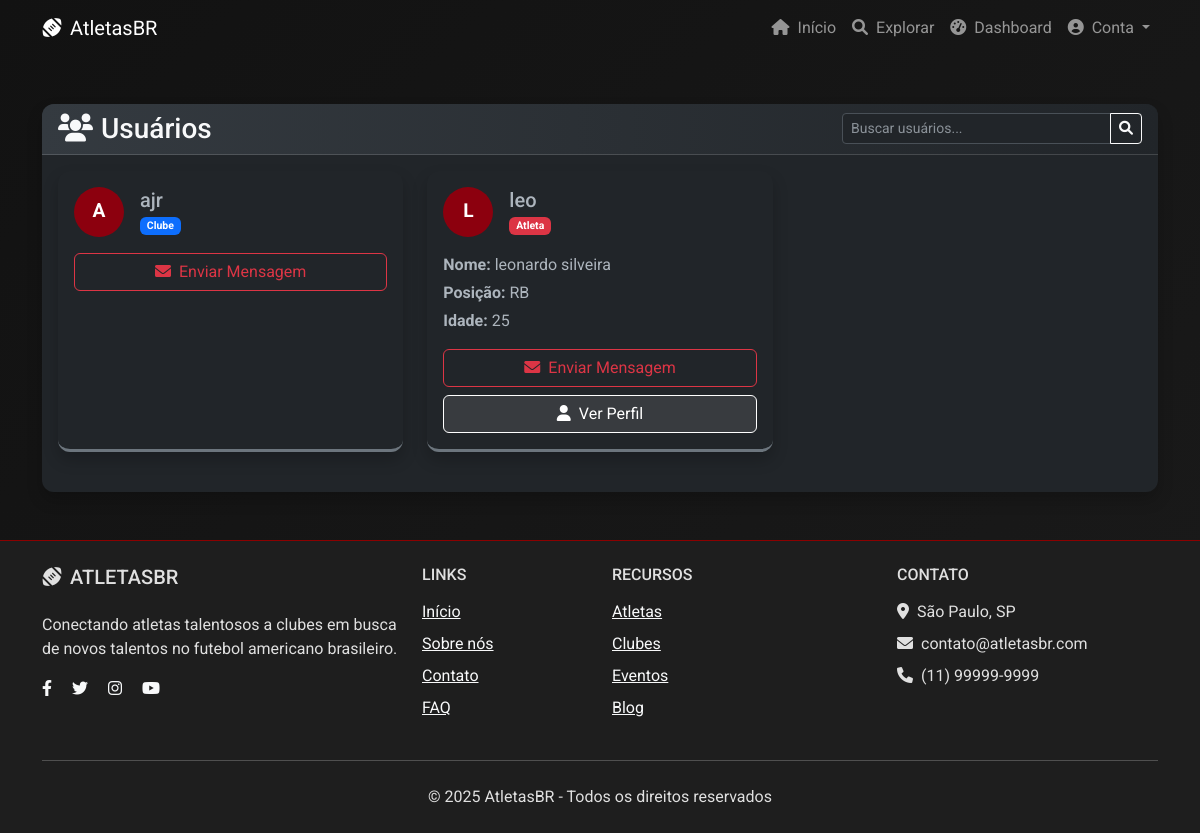
Screenshot of /users/ (signed in) with the database file from the repository.
### core/models.py (models this page shows, shortened)
class User(AbstractUser):
    is_athlete = models.BooleanField(default=False)
    is_club = models.BooleanField(default=False)

class AthleteProfile(models.Model):
    HOUSING_CHOICES = [
        ('none', 'Não necessário'),
        ('shared', 'Compartilhada'),
        ('private', 'Privativa'),
    ]
    FOOD_CHOICES = [
        ('none', 'Não necessário'),
        ('partial', 'Parcial'),
        ('full', 'Completa'),
    ]
    TRANSPORT_CHOICES = [
        ('none', 'Não necessário'),
        ('local', 'Local'),
        ('full', 'Completo'),
    ]
    user = models.OneToOneField(User, on_delete=models.CASCADE)
    full_name = models.CharField(max_length=100, blank=True, default='')
    position = models.CharField(max_length=50, blank=True, default='')
    height = models.FloatField(help_text="Em metros", null=True, blank=True, default=None)
    weight = models.FloatField(help_text="Em kg", null=True, blank=True, default=None)
    age = models.PositiveIntegerField(null=True, blank=True, default=None)
    bio = models.TextField(blank=True, default='')
    video_link = models.URLField(blank=True, default='')
    photo = models.ImageField(upload_to='athletes/', blank=True)
    desired_salary = models.DecimalField(
        max_digits=10, decimal_places=2,
        null=True, blank=True,
        verbose_name="Salário Desejado (USD)"
    )
    needs_housing = models.CharField(
        max_length=10,
        choices=HOUSING_CHOICES,
        default='none',
        verbose_name="Moradia"
    )
    needs_food = models.CharField(
        max_length=10,
        choices=FOOD_CHOICES,
        default='none',
        verbose_name="Alimentação"
    )
    needs_transport = models.CharField(
        max_length=10,
        choices=TRANSPORT_CHOICES,
        default='none',
        verbose_name="Transporte"
    )

### core/views.py (the view)
# urls.py: path('users/', views.user_list, name='user_list'),
@login_required
def user_list(request):
    users = User.objects.exclude(id=request.user.id)
    return render(request, 'core/user_list.html', {'users': users})

### core/templates/core/user_list.html (shortened to what this page needs)
{% extends 'base.html' %}
{% load static %}
{% block content %}
<div class="container mt-5">
    <div class="card bg-dark text-light border-0">
        <div class="card-header d-flex justify-content-between align-items-center" style="background: linear-gradient(90deg, #343a40 0%, #212529 100%);">
            <h3 class="mb-0"><i class="fas fa-users me-2"></i>Usuários</h3>
            <div class="input-group search-group" style="max-width: 300px;">
                <input type="text" class="form-control form-control-sm search-input" placeholder="Buscar usuários...">
                <button class="btn btn-sm btn-outline-light" type="button"><i class="fas fa-search"></i></button>
            </div>
        </div>
        <div class="card-body">
            {% if users %}
                <div class="row">
                    {% for user_item in users %}
                        <div class="col-md-4 mb-4">
                            <div class="card bg-dark border-secondary h-100">
                                <div class="card-body">
                                    <div class="d-flex align-items-center mb-3">
                                        <div class="user-avatar me-3">
                                            {% if user_item.athleteprofile.photo %}
                                                <img src="{{ user_item.athleteprofile.photo.url }}" alt="{{ user_item.username }}" class="rounded-circle" width="50" height="50">
                                            {% else %}
                                                <div class="avatar-placeholder rounded-circle d-flex align-items-center justify-content-center" style="width: 50px; height: 50px; background-color: #8c000e; color: white;">
                                                    {{ user_item.username|first|upper }}
                                                </div>
                                            {% endif %}
                                        </div>
                                        <div>
                                            <h5 class="mb-0">{{ user_item.username }}</h5>
                                            <small class="text-muted">
                                                {% if user_item.is_athlete %}
                                                    <span class="badge bg-danger">Atleta</span>
                                                {% elif user_item.is_club %}
                                                    <span class="badge bg-primary">Clube</span>
                                                {% else %}
                                                    <span class="badge bg-secondary">Usuário</span>
                                                {% endif %}
                                            </small>
                                        </div>
                                    </div>
                                    {% if user_item.is_athlete and user_item.athleteprofile %}
                                        <div class="user-details mb-3">
                                            <p class="mb-1"><strong>Nome:</strong> {{ user_item.athleteprofile.full_name|default:"Não informado" }}</p>
                                            <p class="mb-1"><strong>Posição:</strong> {{ user_item.athleteprofile.position|default:"Não informada" }}</p>
                                            <p class="mb-0"><strong>Idade:</strong> {{ user_item.athleteprofile.age|default:"Não informada" }}</p>
                                        </div>
                                    {% endif %}
                                    <div class="d-grid gap-2">
                                        <a href="{% url 'send_message' user_item.id %}" class="btn btn-outline-danger">
                                            <i class="fas fa-envelope me-2"></i>Enviar Mensagem
                                        </a>
                                        {% if user_item.is_athlete %}
                                            <a href="{% url 'athlete_profile' user_item.id %}" class="btn btn-outline-secondary">
                                                <i class="fas fa-user me-2"></i>Ver Perfil
                                            </a>
                                        {% endif %}
                                    </div>
                                </div>
                            </div>
                        </div>
                    {% endfor %}
                </div>
            {% endif %}
        </div>
    </div>
</div>
{% endblock %}

### core/static/core/css/theme.css (style rules this page uses)
:root { --primary-red: #e60000; --dark-red: #8B0000; --black: #121212; --dark-gray: #1e1e1e; --light-gray: #e0e0e0; --red-accent: #ff3333; --red-gradient-start: var(--black); --red-gradient-end: var(--dark-red); --dark-gradient-start: #1e1e1e; --dark-gradient-end: #121212; --light-accent: #f5f5f5; --text-shadow: rgba(0, 0, 0, 0.5); }
body { background-color: var(--black); color: var(--light-gray); font-family: 'Roboto', sans-serif; }
.btn-outline-secondary { color: white; border-color: white; background-color: rgba(255, 255, 255, 0.1); transition: all 0.3s ease; }
.card { background-color: var(--dark-gray); border: none; border-bottom: 3px solid var(--dark-red); box-shadow: 0 8px 16px rgba(0, 0, 0, 0.2); }

### core/templates/core/user_list.html (style rules this page uses)
body { background: linear-gradient(135deg, #121212 0%, #1a1a1a 100%) !important; color: #e0e0e0 !important; min-height: 100vh; }
.card { border-radius: 12px; overflow: hidden; box-shadow: 0 8px 16px rgba(0, 0, 0, 0.2); }
.avatar-placeholder { font-weight: bold; font-size: 1.2rem; }
.btn-outline-danger { border-color: #dc3545; color: #dc3545; }

### rows the page displays
User: username|first "A", username "ajr", is_athlete "Clube"
User: username|first "L", username "leo", is_athlete "Atleta", athleteprofile.full_name "leonardo silveira", athleteprofile.position "RB", athleteprofile.age "25"
